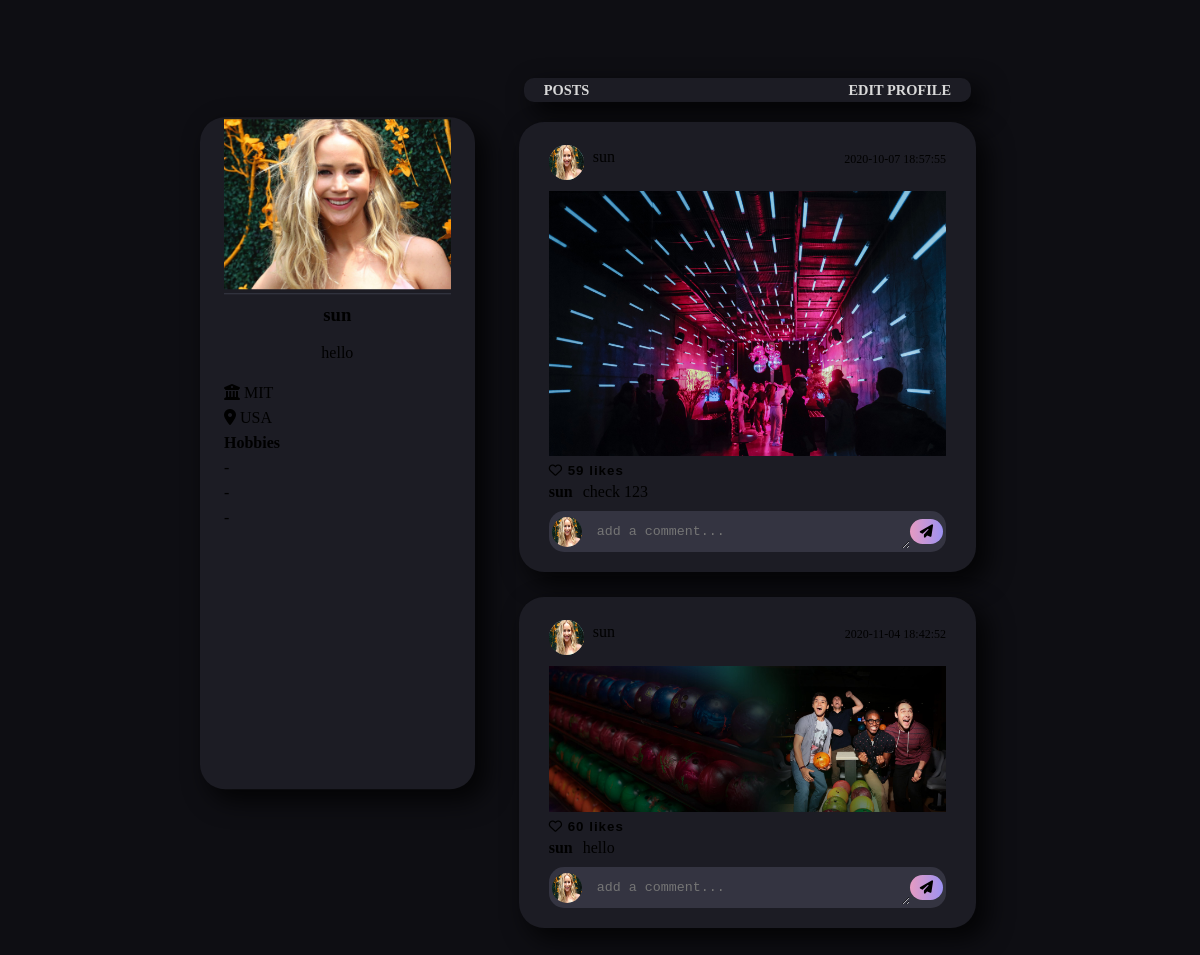
/templates/profile2.php (signed in), run on an earlier commit of the app's database.
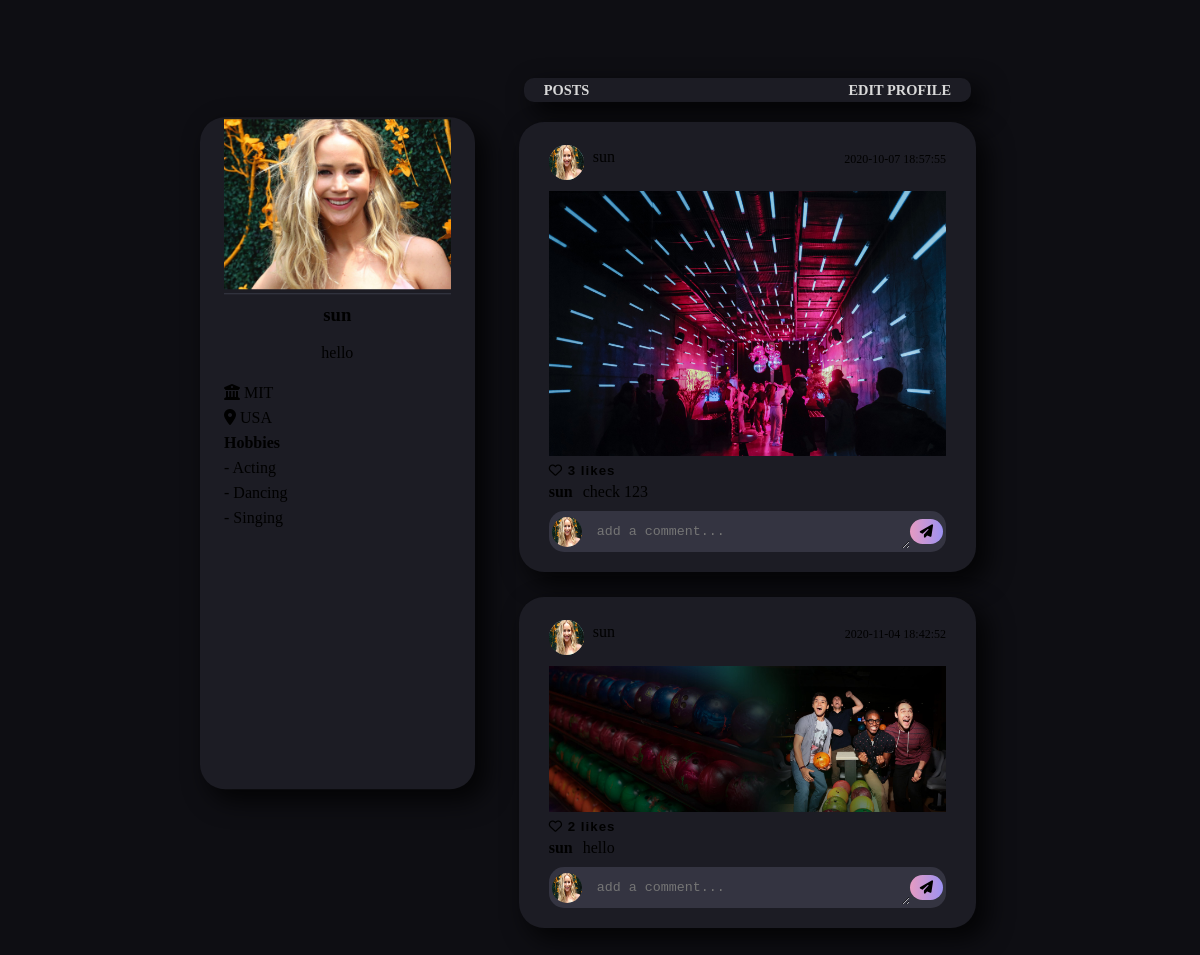
And on a later commit of the database.
### tables this page shows
CREATE TABLE `user` (
  `id` int(11) NOT NULL,
  `username` varchar(255) NOT NULL,
  `name` varchar(255) NOT NULL,
  `email` varchar(255) NOT NULL,
  `phone` int(10) NOT NULL,
  `gender` char(2) NOT NULL,
  `password` varchar(255) NOT NULL,
  `pfp` varchar(200) NOT NULL,
  `college` varchar(400) NOT NULL,
  `country` varchar(200) NOT NULL,
  `bio` varchar(200) NOT NULL,
  `hob1` varchar(200) NOT NULL,
  `hob2` varchar(200) NOT NULL,
  `hob3` varchar(200) NOT NULL,
  `post_count` int(11) NOT NULL DEFAULT 0
);

CREATE TABLE `post` (
  `id` int(11) NOT NULL,
  `image` varchar(200) NOT NULL,
  `text` text NOT NULL,
  `time` datetime NOT NULL DEFAULT current_timestamp(),
  `likes` int(11) NOT NULL,
  `username` varchar(200) NOT NULL
);

### templates/profile2.php (the view, shortened to what this page needs)
<?php
include("connection.php");
?>
<!DOCTYPE html>
<html lang="en">
<head>
    <link rel="stylesheet" href="../static/profile.css">
</head>
<body>
    <div class="container-2">
        <div class="left">
            <div class="photo">
                <?php
                $sql = mysqli_query($db, "SELECT * FROM user WHERE username='{$_SESSION['username']}'");
                $row = mysqli_fetch_array($sql);
                $pfp = $row['pfp'];
                echo "<img src='$pfp' alt='nope'>";
                ?>
            </div>
            <?php echo "<h3>{$_SESSION['username']}</h3><br>"; ?>
            <p class="quote2">
            <?php
                $sql = mysqli_query($db, "SELECT * FROM user WHERE username='{$_SESSION['username']}'");
                $row = mysqli_fetch_array($sql);
                $bio = $row['bio'];
                echo "$bio";
                ?>
            </p><br>
            <p><i class="fas fa-university"></i>
            <?php
                $sql = mysqli_query($db, "SELECT * FROM user WHERE username='{$_SESSION['username']}'");
                $row = mysqli_fetch_array($sql);
                $college = $row['college'];
                echo "$college";
                ?>
            </p>
            <p><i class="fas fa-map-marker-alt"></i>
            <?php
                $sql = mysqli_query($db, "SELECT * FROM user WHERE username='{$_SESSION['username']}'");
                $row = mysqli_fetch_array($sql);
                $country = $row['country'];
                echo "$country";
                ?>
            </p>
            <h4>Hobbies</h4>
            <p class="hobb2">-
            <?php
                $sql = mysqli_query($db, "SELECT * FROM user WHERE username='{$_SESSION['username']}'");
                $row = mysqli_fetch_array($sql);
                $hob1 = $row['hob1'];
                echo "$hob1";
                ?>
            </p>
            <p class="hobb2">-
            <?php
                $sql = mysqli_query($db, "SELECT * FROM user WHERE username='{$_SESSION['username']}'");
                $row = mysqli_fetch_array($sql);
                $hob2 = $row['hob2'];
                echo "$hob2";
                ?>
            </p>
            <p class="hobb2">-
            <?php
                $sql = mysqli_query($db, "SELECT * FROM user WHERE username='{$_SESSION['username']}'");
                $row = mysqli_fetch_array($sql);
                $hob3 = $row['hob3'];
                echo "$hob3";
                ?>
            </p>
        </div>
        <div class="right">
            <div class="top-section">
                <div class="post-btn">
                    <a href="">POSTS</a>
                </div>
                <div class="edit-btn">
                <a href="editprofile.php">EDIT PROFILE</a>
                </div>
            </div>
            <?php
                $result = mysqli_query($db, "SELECT * FROM post WHERE username='{$_SESSION['username']}' ");
            ?>
            <div class="post-wrapper" style="display: flex;flex-direction: column-reverse;">
                <?php while ($row = mysqli_fetch_array($result)): ?>
                    <?php $result2 = mysqli_query($db, "SELECT * FROM user WHERE username= '{$row['username']}'"); ?>
                    <?php while ($row2 = mysqli_fetch_array($result2)): $pfpurl= $row2['pfp']?>
                <div class="posts">
                    <section class="card">
                    	<div class="header">
                            <div class="prof-img"><?php echo "<img src='$pfpurl' class='top-img'>"; ?>
                             </div>
                             <div class="prof-info">
                                <div class="username"><?php echo $row['username']; ?></div>
                            </div>
                            <div class="time"><?php echo $row['time']; ?></div>
                        </div>
                        <div class="post-img">
                            <?php echo "<img src='../post-images/" . $row['image'] . "' class='img'>"; ?>
                        </div>
                        <div class="footer">
                            <div class="like-icon"><a href="javascript:void(0)">
                                <button id="btn-like" class="like-btn" name="type" onclick="(like_update('<?php echo $row['id'] ?>'))"><p><i class="far fa-heart"></i> <span id="like_loop_<?php echo $row['id'] ?>"> <?php echo $row['likes'] ?> </span> likes</p></button>
                                  </a>
                            </div>
                        </div>
                        <div class="description">
                            <div class="user">
                            	<div class="username"><p><?php echo $row['username']; ?></p></div>
                            	<div class="caption"><p><?php echo  $row['text']; ?></p></div>
                            </div>
                        </div>
                        <div class="post-after">
                            <div class="comment-img">
                            <?php
                                $sql = mysqli_query($db, "SELECT * FROM user WHERE username='{$_SESSION['username']}'");
                                $row = mysqli_fetch_array($sql);
                                $pfp = $row['pfp'];
                                echo "<img src='$pfp' alt='nope' id='comment-img'>";
                            ?>
                            </div>
                            <div class="comment">
                                                <form class="down-area" action="index.php" method="post">
                                                    <textarea id="text2" rows="1" cols="250" placeholder="add a comment..." class="comment-text" name="comment"></textarea>
                                                    <div class="add-comment">
                                                        <button type="submit" class="post-comment" name="post-comment"><i class="fas fa-paper-plane"></i></button>
                                                    </div>
                                                </form>
                                </div>
                        </div>
                    </div>
                </div>
                <?php endwhile; ?>
                <?php endwhile; ?>
                </div>
</body>
</html>

### static/profile.css (style rules this page uses)
* { margin: 0; padding: 0; box-sizing: border-box; }
body { background-color: #0e0e13; }
.container-2 { display: flex; padding: 3% 200px; margin-top: 5vh; max-height: auto; }
.left img { height: 170px; width: auto; }
.left h3, .left .quote2 { text-align: center; }
.left { padding: 2px 3% 1% 3%; border-radius: 25px; height: 84vh; margin-top: 5px; position: sticky; top: 12%; background-color: #1C1C24; -webkit-box-shadow: 10px 10px 24px 2px rgba(0,0,0,0.75); -moz-box-shadow: 10px 10px 24px 2px rgba(0,0,0,0.75); box-shadow: 10px 10px 24px 2px rgba(0,0,0,0.75); }
.left .hobb2, .left .fas, .left h4 { line-height: 25px; }
.left .photo { margin-bottom: 10px; border-bottom: 1px solid rgba(166,173,201,.2); }
.right { display: flex; flex-direction: column; padding: 2px 3% 1% 3%; border-radius: 25px; height: auto; width: 75%; margin-left: 20px; }
.posts { border-radius: 25px; margin: 20px 0 5px 0; padding: 20px 30px; background-color: #1C1C24; -webkit-box-shadow: 10px 10px 24px 2px rgba(0,0,0,0.75); -moz-box-shadow: 10px 10px 24px 2px rgba(0,0,0,0.75); box-shadow: 10px 10px 24px 2px rgba(0,0,0,0.75); }
.header .prof-img { display: inline-block; background-image: url(../static/pfp.jpg); background-size: cover; height: 35px; width: 35px; border-radius: 50%; position: relative; top: 3px; margin-right: 5px; }
.top-img { height: 100%; width: 100%; border-radius: 50%; }
.header .prof-info { display: inline-block; }
.header .time { display: inline-flex; float: right; font-size: 12px; top: 10px; position: relative; }
.card .post-img .img { height: auto; width: 100%; padding-top: 10px; }
.posts .footer { display: flex; justify-content: flex-start; align-items: left; flex-direction: column; }
.post-after { display:flex; margin-top: 5px; width: 100%; }
#comment-img { display: inline-block; height: 30px; width: 30px; border-radius: 50%; position: relative; top: 3px; margin-right: 5px; }
.post-after .comment-text { padding: 10px; width: 100%; outline: none; border: none; }
.comment #text2 { width: 100%; background-color: transparent; }
.like-btn { background-color: transparent; border: none; font-size: 13; font-weight: bolder; letter-spacing: 1px; display: inline-block; vertical-align: middle; cursor: pointer; outline: none; }
.fa-heart::before { font-size: 13; }
.user { display: flex; flex-direction: row; font-size: 15; padding: 5px 0; }
.username p { font-weight: 600; }
.caption { margin-left: 10px; }
.post-after { padding: 3px 3px; border-radius: 15px; background-color: #343441; }
.top-section { display: flex; justify-content: space-between; background-color: #1C1C24; margin: 0 5px; padding: 3px 20px; border-radius: 10px; -webkit-box-shadow: 10px 10px 24px 2px rgba(0,0,0,0.75); -moz-box-shadow: 10px 10px 24px 2px rgba(0,0,0,0.75); box-shadow: 10px 10px 24px 2px rgba(0,0,0,0.75); }
a { color: #D9D9D9; }
.top-section a { text-decoration: none; font-size: .9rem; font-weight: bold; }
.post-comment { background-color: transparent; padding: 5px 10px; border: none; background-image: linear-gradient(to right, #E69BC2 , #9C92F2); border-radius: 25px; font-weight: bold; cursor: pointer; }
.down-area { display: flex; align-items: center; }

What changed in the data, as far as the page shows it:
changed user "hello": hob1 (not shown) → "Acting"; hob2 (not shown) → "Dancing"; hob3 (not shown) → "Singing"
changed post "check 123": likes "59" → "3"
changed post "hello": likes "60" → "2"
